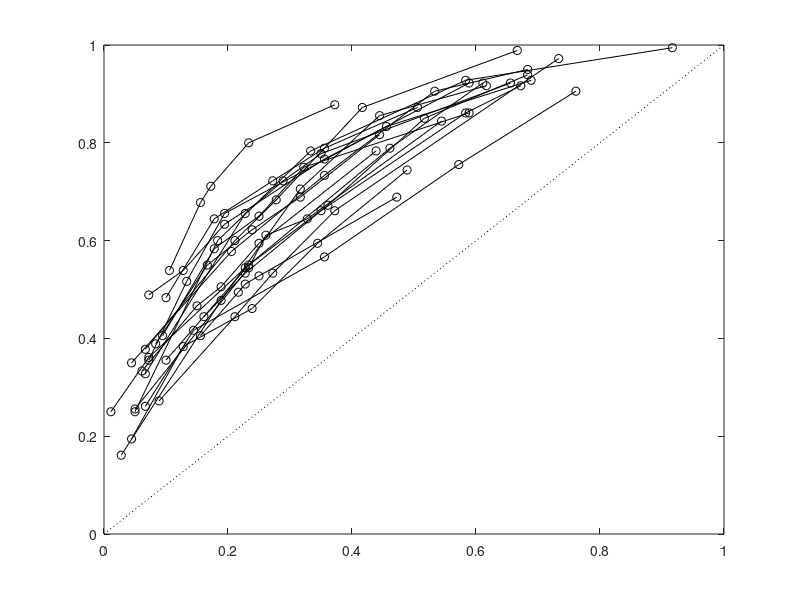

Here is the MATLAB script that generated this plot:
%% Get Data Ready
% TM
% 3/11/24


clc
clear
close all

cd('/Users/macpro/Mack/Data_WM_ROC/XieZhang2017/Exp3_consolidation_masking_20')

load('DataFit20161222.mat')

Nsubj = length(DataAll);
maxr = 6;
DataAllHAHA = cell(Nsubj,1);
for subj = 1:Nsubj
    data_now = DataAll{subj};
    Nsame_all = sum(data_now.IsSame(data_now.Task == 2) == 1);
    Nchange_all = sum(data_now.IsSame(data_now.Task == 2) == 0);
    % check
    if (Nsame_all + Nchange_all) ~= length(data_now.IsSame(data_now.Task == 2))
        error('hahaha')
    end
    Nhit_now = zeros(1,maxr);
    Nfa_now = zeros(1,maxr);
    Nfa_now(1) = Nchange_all;
    Nhit_now(1) = Nsame_all;
    for r = maxr:-1:2
        trial_id_hit = data_now.Rating >= r & data_now.Task == 2 & data_now.IsSame == 1;
        Nhit_now(r) = sum(trial_id_hit);
        trial_id_fa = data_now.Rating >= r & data_now.Task == 2 & data_now.IsSame == 0;
        Nfa_now(r) = sum(trial_id_fa);
    end
    plot(Nfa_now(2:end)/Nchange_all,Nhit_now(2:end)/Nsame_all, 'o-', 'Color', [0 0 0])
    hold on
    DataAllHAHA{subj}.Nhit = Nhit_now;
    DataAllHAHA{subj}.Nfa = Nfa_now;
end
plot([0 1],[0 1],'k:')
xlim([0 1])
ylim([0 1])

save('ROC_Xie2017_E3','DataAllHAHA')
fprintf('Merged data from %d subjects\n',Nsubj)